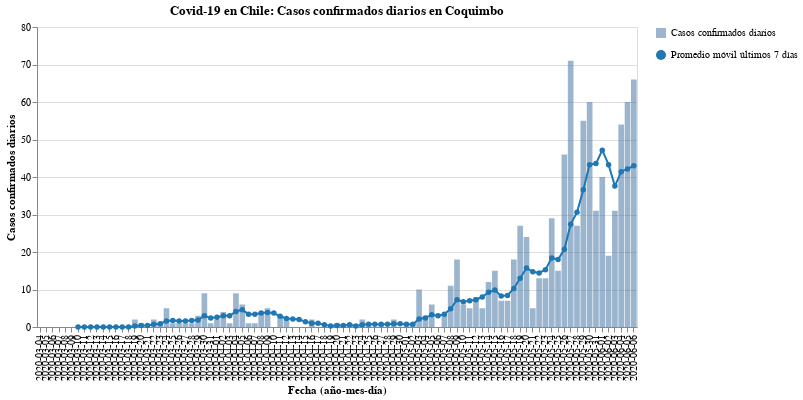

The notebook cell saved with this chart:
### Code cell
#hide_input
bars, line = my_cases_plot(region)
(bars + line).properties(
    title=f'Covid-19 en Chile: Casos confirmados diarios en {region}',
    width=600
)

### Figure 1 — Vega-Lite specification as saved in the notebook (floating-point values rounded to 4 significant figures)
{"config": {"view": {"continuousWidth": 400, "continuousHeight": 300}}, "layer": [{"mark": {"type": "bar", "opacity": 0.7}, "encoding": {"opacity": {"type": "nominal", "field": "Casos confirmados diarios", "legend": {"title": ""}}, "tooltip": [{"type": "nominal", "field": "Fecha"}, {"type": "quantitative", "field": "Casos confirmados"}], "x": {"type": "nominal", "axis": {"title": "Fecha (año-mes-día)"}, "field": "Fecha"}, "y": {"type": "quantitative", "axis": {"title": "Casos confirmados diarios"}, "field": "Casos confirmados"}}}, {"mark": {"type": "line", "color": "#1f77b4", "point": {"filled": true, "fill": "#1f77b4"}}, "encoding": {"shape": {"type": "nominal", "field": "Promedio móvil últimos 7 días", "legend": {"title": ""}}, "x": {"type": "nominal", "axis": {"title": "Fecha (año-mes-día)"}, "field": "Fecha"}, "y": {"type": "quantitative", "field": "Rolling"}}}], "data": {"name": "data-2e965e9b43290220ba98ce2a9e0e5717"}, "title": "Covid-19 en Chile: Casos confirmados diarios en Coquimbo", "width": 600, "$schema": "https://vega.github.io/schema/vega-lite/v4.8.1.json", "datasets": {"data-2e965e9b43290220ba98ce2a9e0e5717": [{"Fecha": "2020-03-04", "Casos confirmados": 0, "Rolling": null, "Casos confirmados diarios": "Casos confirmados diarios", "Promedio móvil últimos 7 días": "Promedio móvil últimos 7 días"}, {"Fecha": "2020-03-05", "Casos confirmados": 0, "Rolling": null, "Casos confirmados diarios": "Casos confirmados diarios", "Promedio móvil últimos 7 días": "Promedio móvil últimos 7 días"}, {"Fecha": "2020-03-06", "Casos confirmados": 0, "Rolling": null, "Casos confirmados diarios": "Casos confirmados diarios", "Promedio móvil últimos 7 días": "Promedio móvil últimos 7 días"}, {"Fecha": "2020-03-07", "Casos confirmados": 0, "Rolling": null, "Casos confirmados diarios": "Casos confirmados diarios", "Promedio móvil últimos 7 días": "Promedio móvil últimos 7 días"}, {"Fecha": "2020-03-08", "Casos confirmados": 0, "Rolling": null, "Casos confirmados diarios": "Casos confirmados diarios", "Promedio móvil últimos 7 días": "Promedio móvil últimos 7 días"}, {"Fecha": "2020-03-09", "Casos confirmados": 0, "Rolling": null, "Casos confirmados diarios": "Casos confirmados diarios", "Promedio móvil últimos 7 días": "Promedio móvil últimos 7 días"}, {"Fecha": "2020-03-10", "Casos confirmados": 0, "Rolling": 0.0, "Casos confirmados diarios": "Casos confirmados diarios", "Promedio móvil últimos 7 días": "Promedio móvil últimos 7 días"}, {"Fecha": "2020-03-11", "Casos confirmados": 0, "Rolling": 0.0, "Casos confirmados diarios": "Casos confirmados diarios", "Promedio móvil últimos 7 días": "Promedio móvil últimos 7 días"}, {"Fecha": "2020-03-12", "Casos confirmados": 0, "Rolling": 0.0, "Casos confirmados diarios": "Casos confirmados diarios", "Promedio móvil últimos 7 días": "Promedio móvil últimos 7 días"}, {"Fecha": "2020-03-13", "Casos confirmados": 0, "Rolling": 0.0, "Casos confirmados diarios": "Casos confirmados diarios", "Promedio móvil últimos 7 días": "Promedio móvil últimos 7 días"}, {"Fecha": "2020-03-14", "Casos confirmados": 0, "Rolling": 0.0, "Casos confirmados diarios": "Casos confirmados diarios", "Promedio móvil últimos 7 días": "Promedio móvil últimos 7 días"}, {"Fecha": "2020-03-15", "Casos confirmados": 0, "Rolling": 0.0, "Casos confirmados diarios": "Casos confirmados diarios", "Promedio móvil últimos 7 días": "Promedio móvil últimos 7 días"}, {"Fecha": "2020-03-16", "Casos confirmados": 0, "Rolling": 0.0, "Casos confirmados diarios": "Casos confirmados diarios", "Promedio móvil últimos 7 días": "Promedio móvil últimos 7 días"}, {"Fecha": "2020-03-17", "Casos confirmados": 0, "Rolling": 0.0, "Casos confirmados diarios": "Casos confirmados diarios", "Promedio móvil últimos 7 días": "Promedio móvil últimos 7 días"}, {"Fecha": "2020-03-18", "Casos confirmados": 0, "Rolling": 0.0, "Casos confirmados diarios": "Casos confirmados diarios", "Promedio móvil últimos 7 días": "Promedio móvil últimos 7 días"}, {"Fecha": "2020-03-19", "Casos confirmados": 2, "Rolling": 0.2857, "Casos confirmados diarios": "Casos confirmados diarios", "Promedio móvil últimos 7 días": "Promedio móvil últimos 7 días"}, {"Fecha": "2020-03-20", "Casos confirmados": 1, "Rolling": 0.4286, "Casos confirmados diarios": "Casos confirmados diarios", "Promedio móvil últimos 7 días": "Promedio móvil últimos 7 días"}, {"Fecha": "2020-03-21", "Casos confirmados": 0, "Rolling": 0.4286, "Casos confirmados diarios": "Casos confirmados diarios", "Promedio móvil últimos 7 días": "Promedio móvil últimos 7 días"}, {"Fecha": "2020-03-22", "Casos confirmados": 2, "Rolling": 0.7143, "Casos confirmados diarios": "Casos confirmados diarios", "Promedio móvil últimos 7 días": "Promedio móvil últimos 7 días"}, {"Fecha": "2020-03-23", "Casos confirmados": 1, "Rolling": 0.8571, "Casos confirmados diarios": "Casos confirmados diarios", "Promedio móvil últimos 7 días": "Promedio móvil últimos 7 días"}, {"Fecha": "2020-03-24", "Casos confirmados": 5, "Rolling": 1.571, "Casos confirmados diarios": "Casos confirmados diarios", "Promedio móvil últimos 7 días": "Promedio móvil últimos 7 días"}, {"Fecha": "2020-03-25", "Casos confirmados": 1, "Rolling": 1.714, "Casos confirmados diarios": "Casos confirmados diarios", "Promedio móvil últimos 7 días": "Promedio móvil últimos 7 días"}, {"Fecha": "2020-03-26", "Casos confirmados": 1, "Rolling": 1.571, "Casos confirmados diarios": "Casos confirmados diarios", "Promedio móvil últimos 7 días": "Promedio móvil últimos 7 días"}, {"Fecha": "2020-03-27", "Casos confirmados": 1, "Rolling": 1.571, "Casos confirmados diarios": "Casos confirmados diarios", "Promedio móvil últimos 7 días": "Promedio móvil últimos 7 días"}, {"Fecha": "2020-03-28", "Casos confirmados": 1, "Rolling": 1.714, "Casos confirmados diarios": "Casos confirmados diarios", "Promedio móvil últimos 7 días": "Promedio móvil últimos 7 días"}, {"Fecha": "2020-03-29", "Casos confirmados": 3, "Rolling": 1.857, "Casos confirmados diarios": "Casos confirmados diarios", "Promedio móvil últimos 7 días": "Promedio móvil últimos 7 días"}, {"Fecha": "2020-03-30", "Casos confirmados": 9, "Rolling": 3.0, "Casos confirmados diarios": "Casos confirmados diarios", "Promedio móvil últimos 7 días": "Promedio móvil últimos 7 días"}, {"Fecha": "2020-03-31", "Casos confirmados": 1, "Rolling": 2.429, "Casos confirmados diarios": "Casos confirmados diarios", "Promedio móvil últimos 7 días": "Promedio móvil últimos 7 días"}, {"Fecha": "2020-04-01", "Casos confirmados": 2, "Rolling": 2.571, "Casos confirmados diarios": "Casos confirmados diarios", "Promedio móvil últimos 7 días": "Promedio móvil últimos 7 días"}, {"Fecha": "2020-04-02", "Casos confirmados": 4, "Rolling": 3.0, "Casos confirmados diarios": "Casos confirmados diarios", "Promedio móvil últimos 7 días": "Promedio móvil últimos 7 días"}, {"Fecha": "2020-04-03", "Casos confirmados": 1, "Rolling": 3.0, "Casos confirmados diarios": "Casos confirmados diarios", "Promedio móvil últimos 7 días": "Promedio móvil últimos 7 días"}, {"Fecha": "2020-04-04", "Casos confirmados": 9, "Rolling": 4.143, "Casos confirmados diarios": "Casos confirmados diarios", "Promedio móvil últimos 7 días": "Promedio móvil últimos 7 días"}, {"Fecha": "2020-04-05", "Casos confirmados": 6, "Rolling": 4.571, "Casos confirmados diarios": "Casos confirmados diarios", "Promedio móvil últimos 7 días": "Promedio móvil últimos 7 días"}, {"Fecha": "2020-04-06", "Casos confirmados": 1, "Rolling": 3.429, "Casos confirmados diarios": "Casos confirmados diarios", "Promedio móvil últimos 7 días": "Promedio móvil últimos 7 días"}, {"Fecha": "2020-04-07", "Casos confirmados": 1, "Rolling": 3.429, "Casos confirmados diarios": "Casos confirmados diarios", "Promedio móvil últimos 7 días": "Promedio móvil últimos 7 días"}, {"Fecha": "2020-04-08", "Casos confirmados": 4, "Rolling": 3.714, "Casos confirmados diarios": "Casos confirmados diarios", "Promedio móvil últimos 7 días": "Promedio móvil últimos 7 días"}, {"Fecha": "2020-04-09", "Casos confirmados": 5, "Rolling": 3.857, "Casos confirmados diarios": "Casos confirmados diarios", "Promedio móvil últimos 7 días": "Promedio móvil últimos 7 días"}, {"Fecha": "2020-04-10", "Casos confirmados": 0, "Rolling": 3.714, "Casos confirmados diarios": "Casos confirmados diarios", "Promedio móvil últimos 7 días": "Promedio móvil últimos 7 días"}, {"Fecha": "2020-04-11", "Casos confirmados": 3, "Rolling": 2.857, "Casos confirmados diarios": "Casos confirmados diarios", "Promedio móvil últimos 7 días": "Promedio móvil últimos 7 días"}, {"Fecha": "2020-04-12", "Casos confirmados": 2, "Rolling": 2.286, "Casos confirmados diarios": "Casos confirmados diarios", "Promedio móvil últimos 7 días": "Promedio móvil últimos 7 días"}, {"Fecha": "2020-04-13", "Casos confirmados": 0, "Rolling": 2.143, "Casos confirmados diarios": "Casos confirmados diarios", "Promedio móvil últimos 7 días": "Promedio móvil últimos 7 días"}, {"Fecha": "2020-04-14", "Casos confirmados": 0, "Rolling": 2.0, "Casos confirmados diarios": "Casos confirmados diarios", "Promedio móvil últimos 7 días": "Promedio móvil últimos 7 días"}, {"Fecha": "2020-04-15", "Casos confirmados": 0, "Rolling": 1.429, "Casos confirmados diarios": "Casos confirmados diarios", "Promedio móvil últimos 7 días": "Promedio móvil últimos 7 días"}, {"Fecha": "2020-04-16", "Casos confirmados": 2, "Rolling": 1.0, "Casos confirmados diarios": "Casos confirmados diarios", "Promedio móvil últimos 7 días": "Promedio móvil últimos 7 días"}, {"Fecha": "2020-04-17", "Casos confirmados": 0, "Rolling": 1.0, "Casos confirmados diarios": "Casos confirmados diarios", "Promedio móvil últimos 7 días": "Promedio móvil últimos 7 días"}, {"Fecha": "2020-04-18", "Casos confirmados": 0, "Rolling": 0.5714, "Casos confirmados diarios": "Casos confirmados diarios", "Promedio móvil últimos 7 días": "Promedio móvil últimos 7 días"}, {"Fecha": "2020-04-19", "Casos confirmados": 0, "Rolling": 0.2857, "Casos confirmados diarios": "Casos confirmados diarios", "Promedio móvil últimos 7 días": "Promedio móvil últimos 7 días"}, {"Fecha": "2020-04-20", "Casos confirmados": 1, "Rolling": 0.4286, "Casos confirmados diarios": "Casos confirmados diarios", "Promedio móvil últimos 7 días": "Promedio móvil últimos 7 días"}, {"Fecha": "2020-04-21", "Casos confirmados": 0, "Rolling": 0.4286, "Casos confirmados diarios": "Casos confirmados diarios", "Promedio móvil últimos 7 días": "Promedio móvil últimos 7 días"}, {"Fecha": "2020-04-22", "Casos confirmados": 1, "Rolling": 0.5714, "Casos confirmados diarios": "Casos confirmados diarios", "Promedio móvil últimos 7 días": "Promedio móvil últimos 7 días"}, {"Fecha": "2020-04-23", "Casos confirmados": 0, "Rolling": 0.2857, "Casos confirmados diarios": "Casos confirmados diarios", "Promedio móvil últimos 7 días": "Promedio móvil últimos 7 días"}, {"Fecha": "2020-04-24", "Casos confirmados": 2, "Rolling": 0.5714, "Casos confirmados diarios": "Casos confirmados diarios", "Promedio móvil últimos 7 días": "Promedio móvil últimos 7 días"}, {"Fecha": "2020-04-25", "Casos confirmados": 1, "Rolling": 0.7143, "Casos confirmados diarios": "Casos confirmados diarios", "Promedio móvil últimos 7 días": "Promedio móvil últimos 7 días"}, {"Fecha": "2020-04-26", "Casos confirmados": 0, "Rolling": 0.7143, "Casos confirmados diarios": "Casos confirmados diarios", "Promedio móvil últimos 7 días": "Promedio móvil últimos 7 días"}, {"Fecha": "2020-04-27", "Casos confirmados": 1, "Rolling": 0.7143, "Casos confirmados diarios": "Casos confirmados diarios", "Promedio móvil últimos 7 días": "Promedio móvil últimos 7 días"}, {"Fecha": "2020-04-28", "Casos confirmados": 0, "Rolling": 0.7143, "Casos confirmados diarios": "Casos confirmados diarios", "Promedio móvil últimos 7 días": "Promedio móvil últimos 7 días"}, {"Fecha": "2020-04-29", "Casos confirmados": 2, "Rolling": 0.8571, "Casos confirmados diarios": "Casos confirmados diarios", "Promedio móvil últimos 7 días": "Promedio móvil últimos 7 días"}, {"Fecha": "2020-04-30", "Casos confirmados": 0, "Rolling": 0.8571, "Casos confirmados diarios": "Casos confirmados diarios", "Promedio móvil últimos 7 días": "Promedio móvil últimos 7 días"}, {"Fecha": "2020-05-01", "Casos confirmados": 1, "Rolling": 0.7143, "Casos confirmados diarios": "Casos confirmados diarios", "Promedio móvil últimos 7 días": "Promedio móvil últimos 7 días"}, {"Fecha": "2020-05-02", "Casos confirmados": 1, "Rolling": 0.7143, "Casos confirmados diarios": "Casos confirmados diarios", "Promedio móvil últimos 7 días": "Promedio móvil últimos 7 días"}, {"Fecha": "2020-05-03", "Casos confirmados": 10, "Rolling": 2.143, "Casos confirmados diarios": "Casos confirmados diarios", "Promedio móvil últimos 7 días": "Promedio móvil últimos 7 días"}, {"Fecha": "2020-05-04", "Casos confirmados": 3, "Rolling": 2.429, "Casos confirmados diarios": "Casos confirmados diarios", "Promedio móvil últimos 7 días": "Promedio móvil últimos 7 días"}, {"Fecha": "2020-05-05", "Casos confirmados": 6, "Rolling": 3.286, "Casos confirmados diarios": "Casos confirmados diarios", "Promedio móvil últimos 7 días": "Promedio móvil últimos 7 días"}, {"Fecha": "2020-05-06", "Casos confirmados": 0, "Rolling": 3.0, "Casos confirmados diarios": "Casos confirmados diarios", "Promedio móvil últimos 7 días": "Promedio móvil últimos 7 días"}, {"Fecha": "2020-05-07", "Casos confirmados": 3, "Rolling": 3.429, "Casos confirmados diarios": "Casos confirmados diarios", "Promedio móvil últimos 7 días": "Promedio móvil últimos 7 días"}, {"Fecha": "2020-05-08", "Casos confirmados": 11, "Rolling": 4.857, "Casos confirmados diarios": "Casos confirmados diarios", "Promedio móvil últimos 7 días": "Promedio móvil últimos 7 días"}, {"Fecha": "2020-05-09", "Casos confirmados": 18, "Rolling": 7.286, "Casos confirmados diarios": "Casos confirmados diarios", "Promedio móvil últimos 7 días": "Promedio móvil últimos 7 días"}, {"Fecha": "2020-05-10", "Casos confirmados": 6, "Rolling": 6.714, "Casos confirmados diarios": "Casos confirmados diarios", "Promedio móvil últimos 7 días": "Promedio móvil últimos 7 días"}, {"Fecha": "2020-05-11", "Casos confirmados": 5, "Rolling": 7.0, "Casos confirmados diarios": "Casos confirmados diarios", "Promedio móvil últimos 7 días": "Promedio móvil últimos 7 días"}, {"Fecha": "2020-05-12", "Casos confirmados": 8, "Rolling": 7.286, "Casos confirmados diarios": "Casos confirmados diarios", "Promedio móvil últimos 7 días": "Promedio móvil últimos 7 días"}, {"Fecha": "2020-05-13", "Casos confirmados": 5, "Rolling": 8.0, "Casos confirmados diarios": "Casos confirmados diarios", "Promedio móvil últimos 7 días": "Promedio móvil últimos 7 días"}, {"Fecha": "2020-05-14", "Casos confirmados": 12, "Rolling": 9.286, "Casos confirmados diarios": "Casos confirmados diarios", "Promedio móvil últimos 7 días": "Promedio móvil últimos 7 días"}, {"Fecha": "2020-05-15", "Casos confirmados": 15, "Rolling": 9.857, "Casos confirmados diarios": "Casos confirmados diarios", "Promedio móvil últimos 7 días": "Promedio móvil últimos 7 días"}, {"Fecha": "2020-05-16", "Casos confirmados": 7, "Rolling": 8.286, "Casos confirmados diarios": "Casos confirmados diarios", "Promedio móvil últimos 7 días": "Promedio móvil últimos 7 días"}, {"Fecha": "2020-05-17", "Casos confirmados": 7, "Rolling": 8.429, "Casos confirmados diarios": "Casos confirmados diarios", "Promedio móvil últimos 7 días": "Promedio móvil últimos 7 días"}, {"Fecha": "2020-05-18", "Casos confirmados": 18, "Rolling": 10.29, "Casos confirmados diarios": "Casos confirmados diarios", "Promedio móvil últimos 7 días": "Promedio móvil últimos 7 días"}, {"Fecha": "2020-05-19", "Casos confirmados": 27, "Rolling": 13.0, "Casos confirmados diarios": "Casos confirmados diarios", "Promedio móvil últimos 7 días": "Promedio móvil últimos 7 días"}, {"Fecha": "2020-05-20", "Casos confirmados": 24, "Rolling": 15.71, "Casos confirmados diarios": "Casos confirmados diarios", "Promedio móvil últimos 7 días": "Promedio móvil últimos 7 días"}, {"Fecha": "2020-05-21", "Casos confirmados": 5, "Rolling": 14.71, "Casos confirmados diarios": "Casos confirmados diarios", "Promedio móvil últimos 7 días": "Promedio móvil últimos 7 días"}, {"Fecha": "2020-05-22", "Casos confirmados": 13, "Rolling": 14.43, "Casos confirmados diarios": "Casos confirmados diarios", "Promedio móvil últimos 7 días": "Promedio móvil últimos 7 días"}, {"Fecha": "2020-05-23", "Casos confirmados": 13, "Rolling": 15.29, "Casos confirmados diarios": "Casos confirmados diarios", "Promedio móvil últimos 7 días": "Promedio móvil últimos 7 días"}, {"Fecha": "2020-05-24", "Casos confirmados": 29, "Rolling": 18.43, "Casos confirmados diarios": "Casos confirmados diarios", "Promedio móvil últimos 7 días": "Promedio móvil últimos 7 días"}, {"Fecha": "2020-05-25", "Casos confirmados": 15, "Rolling": 18.0, "Casos confirmados diarios": "Casos confirmados diarios", "Promedio móvil últimos 7 días": "Promedio móvil últimos 7 días"}, {"Fecha": "2020-05-26", "Casos confirmados": 46, "Rolling": 20.71, "Casos confirmados diarios": "Casos confirmados diarios", "Promedio móvil últimos 7 días": "Promedio móvil últimos 7 días"}, {"Fecha": "2020-05-27", "Casos confirmados": 71, "Rolling": 27.43, "Casos confirmados diarios": "Casos confirmados diarios", "Promedio móvil últimos 7 días": "Promedio móvil últimos 7 días"}, {"Fecha": "2020-05-28", "Casos confirmados": 27, "Rolling": 30.57, "Casos confirmados diarios": "Casos confirmados diarios", "Promedio móvil últimos 7 días": "Promedio móvil últimos 7 días"}, {"Fecha": "2020-05-29", "Casos confirmados": 55, "Rolling": 36.57, "Casos confirmados diarios": "Casos confirmados diarios", "Promedio móvil últimos 7 días": "Promedio móvil últimos 7 días"}, {"Fecha": "2020-05-30", "Casos confirmados": 60, "Rolling": 43.29, "Casos confirmados diarios": "Casos confirmados diarios", "Promedio móvil últimos 7 días": "Promedio móvil últimos 7 días"}, {"Fecha": "2020-05-31", "Casos confirmados": 31, "Rolling": 43.57, "Casos confirmados diarios": "Casos confirmados diarios", "Promedio móvil últimos 7 días": "Promedio móvil últimos 7 días"}, {"Fecha": "2020-06-01", "Casos confirmados": 40, "Rolling": 47.14, "Casos confirmados diarios": "Casos confirmados diarios", "Promedio móvil últimos 7 días": "Promedio móvil últimos 7 días"}, {"Fecha": "2020-06-02", "Casos confirmados": 19, "Rolling": 43.29, "Casos confirmados diarios": "Casos confirmados diarios", "Promedio móvil últimos 7 días": "Promedio móvil últimos 7 días"}, {"Fecha": "2020-06-03", "Casos confirmados": 31, "Rolling": 37.57, "Casos confirmados diarios": "Casos confirmados diarios", "Promedio móvil últimos 7 días": "Promedio móvil últimos 7 días"}, {"Fecha": "2020-06-04", "Casos confirmados": 54, "Rolling": 41.43, "Casos confirmados diarios": "Casos confirmados diarios", "Promedio móvil últimos 7 días": "Promedio móvil últimos 7 días"}, {"Fecha": "2020-06-05", "Casos confirmados": 60, "Rolling": 42.14, "Casos confirmados diarios": "Casos confirmados diarios", "Promedio móvil últimos 7 días": "Promedio móvil últimos 7 días"}, {"Fecha": "2020-06-06", "Casos confirmados": 66, "Rolling": 43.0, "Casos confirmados diarios": "Casos confirmados diarios", "Promedio móvil últimos 7 días": "Promedio móvil últimos 7 días"}]}}
